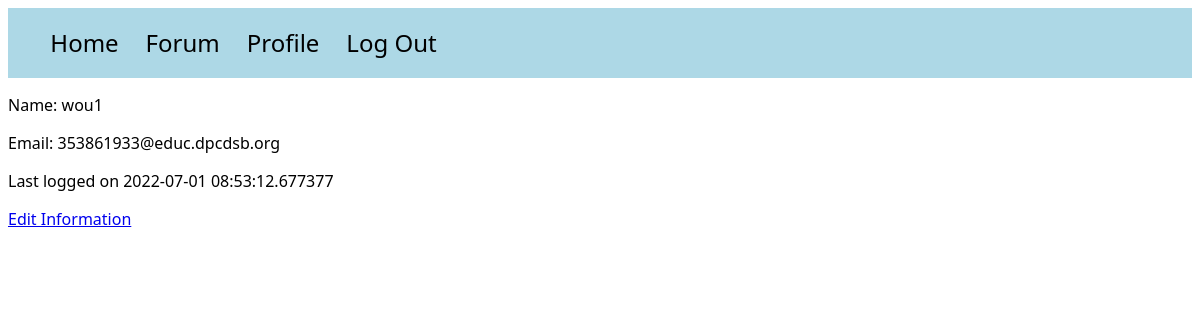
/profile/1 (signed in), run on the app's committed database.
### models.py (models this page shows)
class User(UserMixin, db.Model):
    id = db.Column(db.Integer, primary_key=True)
    email = db.Column(db.String(100), unique=True)
    password = db.Column(db.String(100))
    name = db.Column(db.String(1000))
    last_seen = db.Column(db.String(100))
    posts = db.relationship('Post', backref='poster')

### main.py (the view)
@main.route('/profile/<int:id>')
@login_required
def view_profile(id):
    user = User.query.get_or_404(id)
    return render_template("profile.html", name=user.name, email=user.email, time=user.last_seen)

### app.py (called while the page is built)
@login_manager.user_loader
def load_user(user_id):
    try:
        return User.query.get(int(user_id))
    except:
        return None

### templates/profile.html (shortened to what this page needs)
<!DOCTYPE html>
<html lang="en">
<head>
</head>
<link rel="stylesheet" href="/static/style.css">
<body>
<div id="navbar">
    <ul>
        <a href="{{ url_for('home') }}"><li>Home</li></a>
        <a href="{{ url_for('posts') }}"><li>Forum</li></a>
        {% if current_user.is_authenticated %}
        <a href="{{ url_for('main.profile') }}"><li>Profile</li></a>
        {% endif %}
        {% if current_user.is_authenticated %}
        <a href="{{ url_for('auth.logout') }}"><li>Log Out</li></a>
        {% endif %}
    </ul>
</div>
<div id="personal-info-container">
    <p>Name: {{ name }}</p>
    <p>Email: {{ email }}</p>
    <p>Last logged on {{ time }}</p>
    <a href="{{ url_for('auth.edit_profile') }}">Edit Information</a>
</div>
</body>
</html>

### static/style.css (style rules this page uses)
* { font-family: Segoe UI; }
#navbar { background-color: lightblue; padding: 0.2%; }
li { font-size: 1.5em; text-decoration: none; color: black; display: inline-block; padding-right: 2%; }

### data on the page
User: name "wou1", email "353861933@educ.dpcdsb.org", last_seen "2022-07-01 08:53:12.677377"
